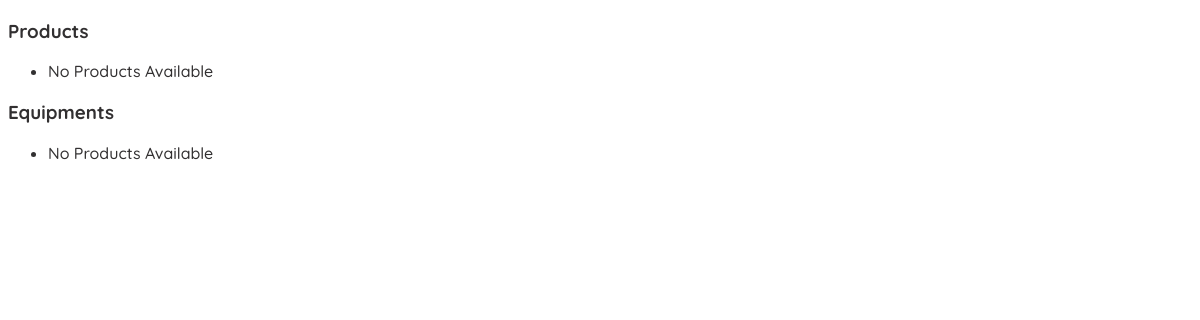
The app's page /cafe/, older data.
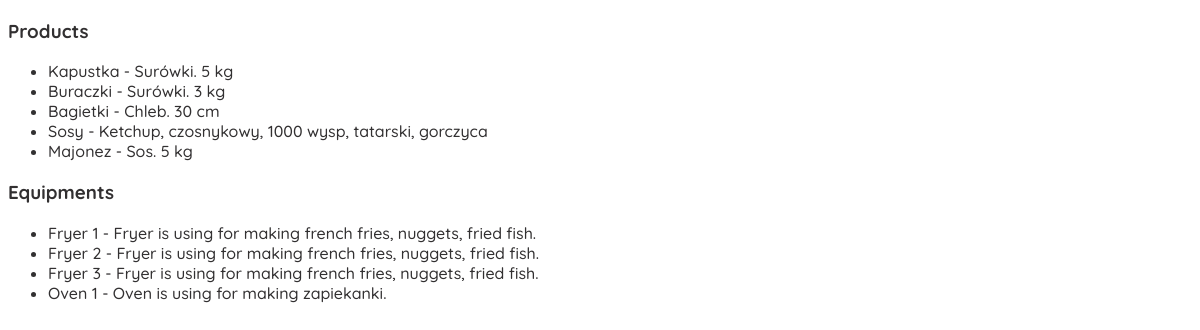
The same page, newer data.
### Cafe/models.py (models this page shows, shortened)
class Product(models.Model):
    name = models.CharField(max_length=255)
    description = models.TextField()
    quantity = models.PositiveIntegerField()
    expiration_date = models.DateTimeField()
    owner = models.ForeignKey(settings.AUTH_USER_MODEL, on_delete=models.SET_NULL, null=True, blank=True, related_name='products')
    last_modified_by = models.ForeignKey(settings.AUTH_USER_MODEL, on_delete=models.SET_NULL, null=True, blank=True, related_name='products_modified')
    last_modified_date = models.DateTimeField(auto_now=True)

class Equipment(models.Model):
    name = models.CharField(max_length=255)
    description = models.TextField()
    state = models.ForeignKey(State, on_delete=models.CASCADE)
    date = models.DateTimeField()
    owner = models.ForeignKey(settings.AUTH_USER_MODEL, on_delete=models.SET_NULL, null=True, blank=True, related_name='equipment')
    responsible_user = models.ForeignKey(settings.AUTH_USER_MODEL, on_delete=models.SET_NULL, null=True, blank=True, related_name='responsible_for')
    last_modified_by = models.ForeignKey(settings.AUTH_USER_MODEL, on_delete=models.SET_NULL, null=True, blank=True, related_name='equipment_modified')
    last_modified_date = models.DateTimeField(auto_now=True)

### Cafe/views.py (the view)
# urls.py: path('', views.home, name='home'),
def home(request):
    products = Product.objects.all()
    equipments = Equipment.objects.all()
    data = {
        'products': products,
        'equipments': equipments
    }
    return render(request, "home.html", data)

### Cafe/templates/home.html (shortened to what this page needs)
<!DOCTYPE html>
<html lang="en">
<head>
    {% load static %}
    <link rel="stylesheet" href="{% static 'css/style.css' %}">
</head>
<body>
    <h3>Products</h3>
    <ul>
        {% for product in products %}
            <li>{{product.name}} - {{product.description}}</li>
        {% empty %}
        <li>No Products Available</li>
        {% endfor %}
    </ul>
    <h3>Equipments</h3>
    <ul>
        {% for product in equipments %}
            <li>{{product.name}} - {{product.description}}</li>
        {% empty %}
            <li>No Products Available</li>
        {% endfor %}
    </ul>
</body>
</html>

### Cafe/static/css/style.css (style rules this page uses)
* { color: #323031; font-family: "Quicksand", sans-serif; font-weight: 700; }
li { font-family: "Quicksand", sans-serif; font-weight: 500; }

Row changes from the older to the newer data that the page shows:
added Product: name "Kapustka", description "Surówki. 5 kg"
added Product: name "Buraczki", description "Surówki. 3 kg"
added Product: name "Bagietki", description "Chleb. 30 cm"
added Product: name "Sosy", description "Ketchup, czosnykowy, 1000 wysp, tatarski, gorczyca"
added Product: name "Majonez", description "Sos. 5 kg"
added Equipment: name "Fryer 1", description "Fryer is using for making french fries, nuggets, fried fish."
added Equipment: name "Fryer 2", description "Fryer is using for making french fries, nuggets, fried fish."
added Equipment: name "Fryer 3", description "Fryer is using for making french fries, nuggets, fried fish."
added Equipment: name "Oven 1", description "Oven is using for making zapiekanki."
Text that changed along with them:
text no longer shown: "No Products Available No Products Available"
